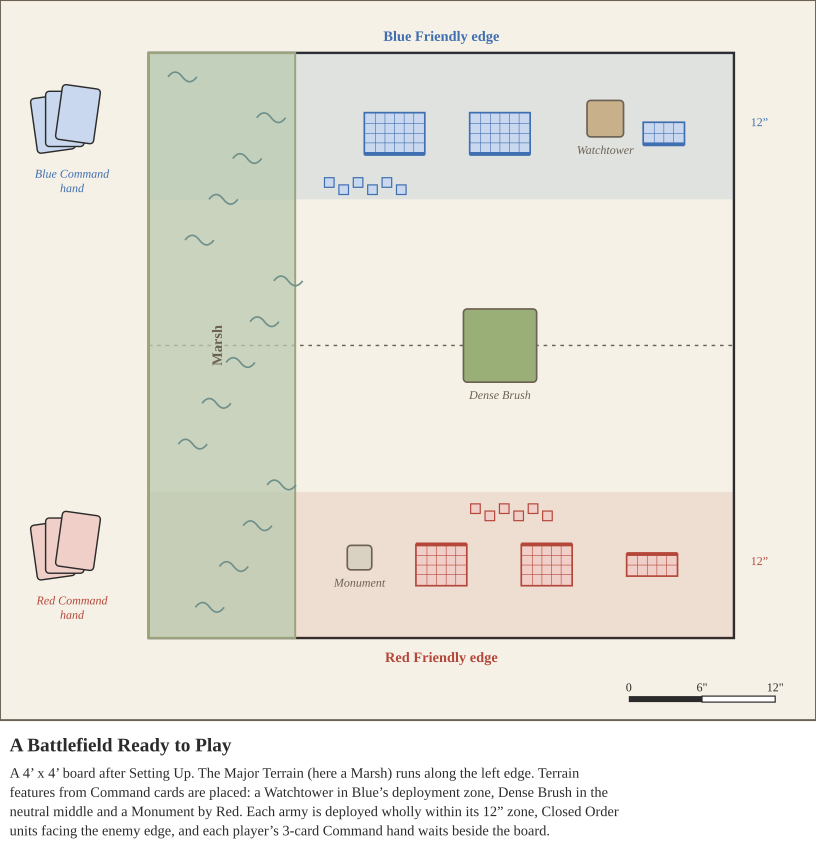

The script that saved this image:
from board import *
from tokens import *
W, H = 340, 300
s = SVG(W, H, 'A Battlefield Ready to Play', [
    'A 4’ x 4’ board after Setting Up. The Major Terrain (here a Marsh) runs along the left edge. Terrain features from Command cards',
    'are placed: a Watchtower in Blue’s deployment zone, Dense Brush in the neutral middle and a Monument by Red. Each army is deployed',
    'wholly within its 12” zone, Closed Order units facing the enemy edge, and each player’s 3-card Command hand waits beside the board.'])
s.panel(0, 0, W, H)
ox, oy = 62, 22; S = bx(BOARD)
board(s, ox, oy)
z = bx(12 * IN)
s.add(f'<rect x="{ox}" y="{oy}" width="{S:.1f}" height="{z:.1f}" fill="{C["blue"]}" fill-opacity="0.12"/>')
s.add(f'<rect x="{ox}" y="{oy + S - z:.1f}" width="{S:.1f}" height="{z:.1f}" fill="{C["red"]}" fill-opacity="0.12"/>')
# Major terrain: marsh along the left edge
t = bx(12 * IN)
s.add(f'<rect x="{ox}" y="{oy}" width="{t:.1f}" height="{S:.1f}" fill="#b9c9b0" fill-opacity="0.75" stroke="{C["terrain"]}" stroke-width="0.8"/>')
for i in range(14):
    x = ox + 8 + (i * 37) % (t - 14); y = oy + 10 + i * 17
    s.add(f'<path d="M{x:.1f},{y:.1f} q3,-4 6,0 q3,4 6,0" fill="none" stroke="#6f8f8a" stroke-width="0.7"/>')
s.text(ox + t / 2, oy + S / 2, 'Marsh', 6, C['line'], bold=True, rot=-90)
def feature(x, y, w_in, h_in, label, fill):
    w, h = bx(w_in * IN), bx(h_in * IN)
    s.add(f'<rect x="{x - w/2:.1f}" y="{y - h/2:.1f}" width="{w:.1f}" height="{h:.1f}" rx="1.5" fill="{fill}" stroke="{C["line"]}" stroke-width="0.7"/>')
    s.text(x, y + h / 2 + 7, label, 5, C['line'], italic=True)
feature(ox + S * 0.78, oy + z * 0.45, 3, 3, 'Watchtower', '#c7b08a')
feature(ox + S * 0.6, oy + S / 2, 6, 6, 'Dense Brush', '#9aae78')
feature(ox + S * 0.36, oy + S - z * 0.55, 2, 2, 'Monument', '#d9d2c3')
# Blue army (facing down = rotate 180)
for (fx, ranks, files) in [(0.42, 4, 6), (0.6, 4, 6), (0.88, 2, 4)]:
    mini_tray(s, ox + S * fx, oy + z * 0.55, ranks, files, 180, 'blue')
for i in range(6):
    s.add(f'<rect x="{ox + S*0.3 + i*6:.1f}" y="{oy + z - 9 + (i%2)*3:.1f}" width="4" height="4" fill="{C["bluel"]}" stroke="{C["blue"]}" stroke-width="0.5"/>')
# Red army (facing up)
for (fx, ranks, files) in [(0.5, 4, 5), (0.68, 4, 5), (0.86, 2, 5)]:
    mini_tray(s, ox + S * fx, oy + S - z * 0.5, ranks, files, 0, 'red')
for i in range(6):
    s.add(f'<rect x="{ox + S*0.55 + i*6:.1f}" y="{oy + S - z + 5 + (i%2)*3:.1f}" width="4" height="4" fill="{C["redl"]}" stroke="{C["red"]}" stroke-width="0.5"/>')
# edges
s.text(ox + S / 2, oy - 5, 'Blue Friendly edge', 6, C['blue'], bold=True)
s.text(ox + S / 2, oy + S + 10, 'Red Friendly edge', 6, C['red'], bold=True)
s.text(ox + S + 7, oy + z / 2, '12”', 5, C['blue'], 'start'); s.text(ox + S + 7, oy + S - z / 2, '12”', 5, C['red'], 'start')
# command hands
def hand(x, y, col):
    for i in range(3):
        s.add(f'<rect x="{x + i*5:.1f}" y="{y - i*2:.1f}" width="16" height="23" rx="1.5" fill="{col}" stroke="{C["ink"]}" stroke-width="0.6" transform="rotate({-8 + i*8} {x + i*5 + 8} {y + 11})"/>')
hand(14, oy + 18, C['bluel']); s.text(30, oy + 52, 'Blue Command', 5, C['blue'], italic=True); s.text(30, oy + 58, 'hand', 5, C['blue'], italic=True)
hand(14, oy + S - 48, C['redl']); s.text(30, oy + S - 14, 'Red Command', 5, C['red'], italic=True); s.text(30, oy + S - 8, 'hand', 5, C['red'], italic=True)
scalebar(s, W - 78, H - 10)
print(s.save('battlefield_setup.svg'))
